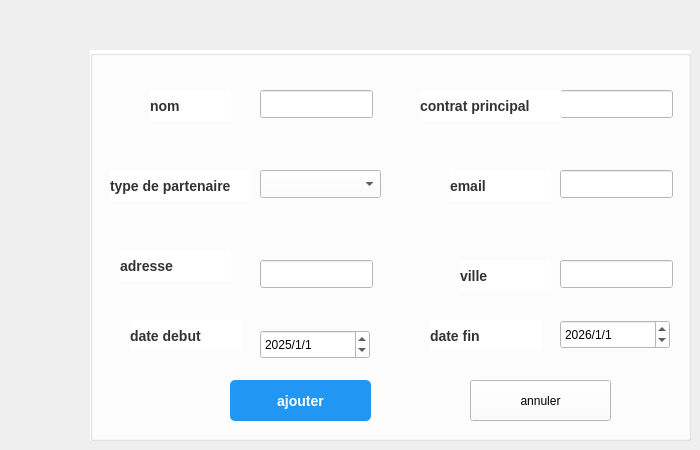
      <widget class="QWidget" name="ajout">
       <attribute name="title">
        <string>ajouter</string>
       </attribute>
       <widget class="QGroupBox" name="groupBox_3">
        <property name="geometry">
         <rect>
          <x>90</x>
          <y>50</y>
          <width>601</width>
          <height>391</height>
         </rect>
        </property>
        <property name="styleSheet">
         <string notr="true">background-color: rgb(255, 255, 255);</string>
        </property>
        <property name="title">
         <string/>
        </property>
        <widget class="QLineEdit" name="Nom">
         <property name="geometry">
          <rect>
           <x>170</x>
           <y>40</y>
           <width>113</width>
           <height>28</height>
          </rect>
         </property>
         <property name="inputMask">
          <string/>
         </property>
        </widget>
        <widget class="QLabel" name="label_21">
         <property name="geometry">
          <rect>
           <x>60</x>
           <y>40</y>
           <width>61</width>
           <height>20</height>
          </rect>
         </property>
         <property name="font">
          <font>
           <family>Segoe Print</family>
          </font>
         </property>
         <property name="styleSheet">
          <string notr="true">color: rgb(0, 0, 0);
background-color: rgb(255, 255, 255);
border-bottom-color: rgb(0, 0, 0);</string>
         </property>
         <property name="text">
          <string>nom</string>
         </property>
        </widget>
        <widget class="QLineEdit" name="Ville">
         <property name="geometry">
          <rect>
           <x>470</x>
           <y>210</y>
           <width>113</width>
           <height>28</height>
          </rect>
         </property>
        </widget>
        <widget class="QLineEdit" name="Adresse">
         <property name="geometry">
          <rect>
           <x>170</x>
           <y>210</y>
           <width>113</width>
           <height>28</height>
          </rect>
         </property>
        </widget>
        <widget class="QLineEdit" name="ContactPrincipal">
         <property name="geometry">
          <rect>
           <x>470</x>
           <y>40</y>
           <width>113</width>
           <height>28</height>
          </rect>
         </property>
        </widget>
        <widget class="QLineEdit" name="Email">
         <property name="geometry">
          <rect>
           <x>470</x>
           <y>120</y>
           <width>113</width>
           <height>28</height>
          </rect>
         </property>
         <property name="inputMask">
          <string/>
         </property>
         <property name="text">
          <string/>
         </property>
        </widget>
        <widget class="QLabel" name="label_14">
         <property name="geometry">
          <rect>
           <x>60</x>
           <y>40</y>
           <width>81</width>
           <height>31</height>
          </rect>
         </property>
         <property name="styleSheet">
          <string notr="true">QLabel {
    font-size: 14px; /* Taille de la police */
    font-weight: bold; /* Texte en gras */
    color: #333333; /* Couleur du texte gris foncé */
}</string>
         </property>
         <property name="text">
          <string>nom</string>
         </property>
        </widget>
        <widget class="QPushButton" name="btnAjouter">
         <property name="geometry">
          <rect>
           <x>140</x>
           <y>330</y>
           <width>141</width>
           <height>41</height>
          </rect>
         </property>
         <property name="styleSheet">
          <string notr="true">QPushButton {
    background-color: #2196f3; /* Fond bleu */
    color: white; /* Texte blanc */
    font-size: 14px; /* Taille de la police */
    font-weight: bold; /* Texte en gras */
    border: none; /* Pas de bordure */
    border-radius: 5px; /* Coins arrondis */
    padding: 10px 20px; /* Espace intérieur */
}

QPushButton:hover {
    background-color: #1976d2; /* Fond bleu foncé au survol */
}

QPushButton:pressed {
    background-color: #0d47a1; /* Fond bleu très foncé au clic */
}</string>
         </property>
         <property name="text">
          <string>ajouter</string>
         </property>
        </widget>
        <widget class="QPushButton" name="annuler_ajout">
         <property name="geometry">
          <rect>
           <x>380</x>
           <y>330</y>
           <width>141</width>
           <height>41</height>
          </rect>
         </property>
         <property name="styleSheet">
          <string notr="true">QPushButton {
    background-color: #f44336; /* Fond rouge */
    color: white; /* Texte blanc */
    font-size: 14px; /* Taille de la police */
    font-weight: bold; /* Texte en gras */
    border: none; /* Pas de bordure */
    border-radius: 5px; /* Coins arrondis */
    padding: 10px 20px; /* Espace intérieur */
}

QPushButton:hover {
    background-color: #d32f2f; /* Fond rouge foncé au survol */
}

QPushButton:pressed {
    background-color: #b71c1c; /* Fond rouge très foncé au clic */
}
border-radius:10px;</string>
         </property>
         <property name="text">
          <string>annuler</string>
         </property>
        </widget>
        <widget class="QLabel" name="label_15">
         <property name="geometry">
          <rect>
           <x>20</x>
           <y>120</y>
           <width>141</width>
           <height>31</height>
          </rect>
         </property>
         <property name="styleSheet">
          <string notr="true">QLabel {
    font-size: 14px; /* Taille de la police */
    font-weight: bold; /* Texte en gras */
    color: #333333; /* Couleur du texte gris foncé */
}</string>
         </property>
         <property name="text">
          <string>type de partenaire</string>
         </property>
        </widget>
        <widget class="QLabel" name="label_17">
         <property name="geometry">
          <rect>
           <x>330</x>
           <y>40</y>
           <width>141</width>
           <height>31</height>
          </rect>
         </property>
         <property name="styleSheet">
          <string notr="true">QLabel {
    font-size: 14px; /* Taille de la police */
    font-weight: bold; /* Texte en gras */
    color: #333333; /* Couleur du texte gris foncé */
}</string>
         </property>
         <property name="text">
          <string>contrat principal</string>
         </property>
        </widget>
        <widget class="QLabel" name="label_18">
         <property name="geometry">
          <rect>
           <x>370</x>
           <y>210</y>
           <width>91</width>
           <height>31</height>
          </rect>
         </property>
         <property name="styleSheet">
          <string notr="true">QLabel {
    font-size: 14px; /* Taille de la police */
    font-weight: bold; /* Texte en gras */
    color: #333333; /* Couleur du texte gris foncé */
}</string>
         </property>
         <property name="text">
          <string>ville</string>
         </property>
        </widget>
        <widget class="QLabel" name="label_19">
         <property name="geometry">
          <rect>
           <x>30</x>
           <y>200</y>
           <width>111</width>
           <height>31</height>
          </rect>
         </property>
         <property name="styleSheet">
          <string notr="true">QLabel {
    font-size: 14px; /* Taille de la police */
    font-weight: bold; /* Texte en gras */
    color: #333333; /* Couleur du texte gris foncé */
}</string>
         </property>
         <property name="text">
          <string>adresse</string>
         </property>
        </widget>
        <widget class="QLabel" name="label_22">
         <property name="geometry">
          <rect>
           <x>360</x>
           <y>120</y>
           <width>101</width>
           <height>31</height>
          </rect>
         </property>
         <property name="styleSheet">
          <string notr="true">QLabel {
    font-size: 14px; /* Taille de la police */
    font-weight: bold; /* Texte en gras */
    color: #333333; /* Couleur du texte gris foncé */
}</string>
         </property>
         <property name="text">
          <string>email</string>
         </property>
        </widget>
        <widget class="QComboBox" name="TypePartenaire">
         <property name="geometry">
          <rect>
           <x>170</x>
           <y>120</y>
           <width>121</width>
           <height>28</height>
          </rect>
         </property>
         <property name="styleSheet">
          <string notr="true">background-color: rgb(255, 255, 255);
color: rgb(0, 0, 0);</string>
         </property>
        </widget>
        <widget class="QLabel" name="label_20">
         <property name="geometry">
          <rect>
           <x>40</x>
           <y>270</y>
           <width>111</width>
           <height>31</height>
          </rect>
         </property>
         <property name="styleSheet">
          <string notr="true">QLabel {
    font-size: 14px; /* Taille de la police */
    font-weight: bold; /* Texte en gras */
    color: #333333; /* Couleur du texte gris foncé */
}</string>
         </property>
         <property name="text">
          <string>date debut</string>
         </property>
        </widget>
        <widget class="QLabel" name="label_23">
         <property name="geometry">
          <rect>
           <x>340</x>
           <y>270</y>
           <width>111</width>
           <height>31</height>
          </rect>
         </property>
         <property name="styleSheet">
          <string notr="true">QLabel {
    font-size: 14px; /* Taille de la police */
    font-weight: bold; /* Texte en gras */
    color: #333333; /* Couleur du texte gris foncé */
}</string>
         </property>
         <property name="text">
          <string>date fin</string>
         </property>
        </widget>
        <widget class="QDateEdit" name="dateEdit">
         <property name="geometry">
          <rect>
           <x>170</x>
           <y>280</y>
           <width>110</width>
           <height>29</height>
          </rect>
         </property>
         <property name="displayFormat">
          <string>yyyy/M/d</string>
         </property>
         <property name="date">
          <date>
           <year>2025</year>
           <month>1</month>
           <day>1</day>
          </date>
         </property>
        </widget>
        <widget class="QDateEdit" name="dateEdit_2">
         <property name="geometry">
          <rect>
           <x>470</x>
           <y>270</y>
           <width>110</width>
           <height>29</height>
          </rect>
         </property>
         <property name="displayFormat">
          <string>yyyy/M/d</string>
         </property>
         <property name="date">
          <date>
           <year>2026</year>
           <month>1</month>
           <day>1</day>
          </date>
         </property>
        </widget>
       </widget>
      </widget>
